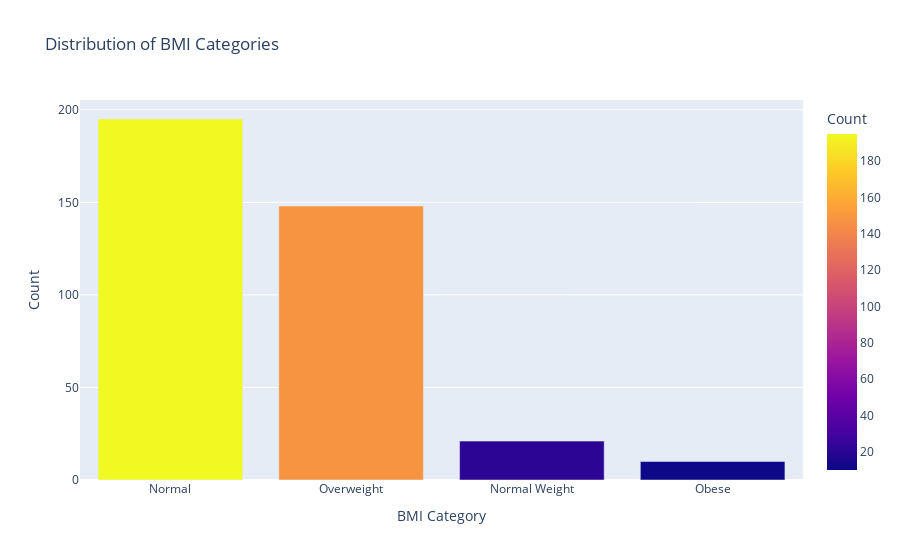

Notebook cell for this chart:
### Code cell
import plotly.express as px

# Calculate BMI category counts
bmi_counts = df['BMI Category'].value_counts().reset_index()

# Create an interactive bar plot using Plotly Express
fig = px.bar(bmi_counts, x=bmi_counts.index, y='BMI Category', 
             title='Distribution of BMI Categories',
             labels={'x': 'BMI Category', 'y': 'Count'},
             color='BMI Category')

# Customize the layout
fig.update_layout(xaxis_title="BMI Category", yaxis_title="Count",
                  xaxis={'categoryorder': 'total descending'})

# Show the interactive plot
fig.show()

### Figure 1 — Plotly figure (JSON) as saved in the notebook; plotly's stock layout.template omitted (floating-point values rounded to 4 significant figures)
{"data": [{"alignmentgroup": "True", "hovertemplate": "BMI Category=%{x}<br>Count=%{marker.color}<extra></extra>", "legendgroup": "", "marker": {"color": [195, 148, 21, 10], "coloraxis": "coloraxis", "pattern": {"shape": ""}}, "name": "", "offsetgroup": "", "orientation": "v", "showlegend": false, "textposition": "auto", "type": "bar", "x": ["Normal", "Overweight", "Normal Weight", "Obese"], "xaxis": "x", "y": [195, 148, 21, 10], "yaxis": "y"}], "layout": {"barmode": "relative", "coloraxis": {"colorbar": {"title": {"text": "Count"}}, "colorscale": [[0, "#0d0887"], [0.1111, "#46039f"], [0.2222, "#7201a8"], [0.3333, "#9c179e"], [0.4444, "#bd3786"], [0.5556, "#d8576b"], [0.6667, "#ed7953"], [0.7778, "#fb9f3a"], [0.8889, "#fdca26"], [1, "#f0f921"]]}, "legend": {"tracegroupgap": 0}, "title": {"text": "Distribution of BMI Categories"}, "xaxis": {"anchor": "y", "categoryorder": "total descending", "domain": [0, 1], "title": {"text": "BMI Category"}}, "yaxis": {"anchor": "x", "domain": [0, 1], "title": {"text": "Count"}}}}
